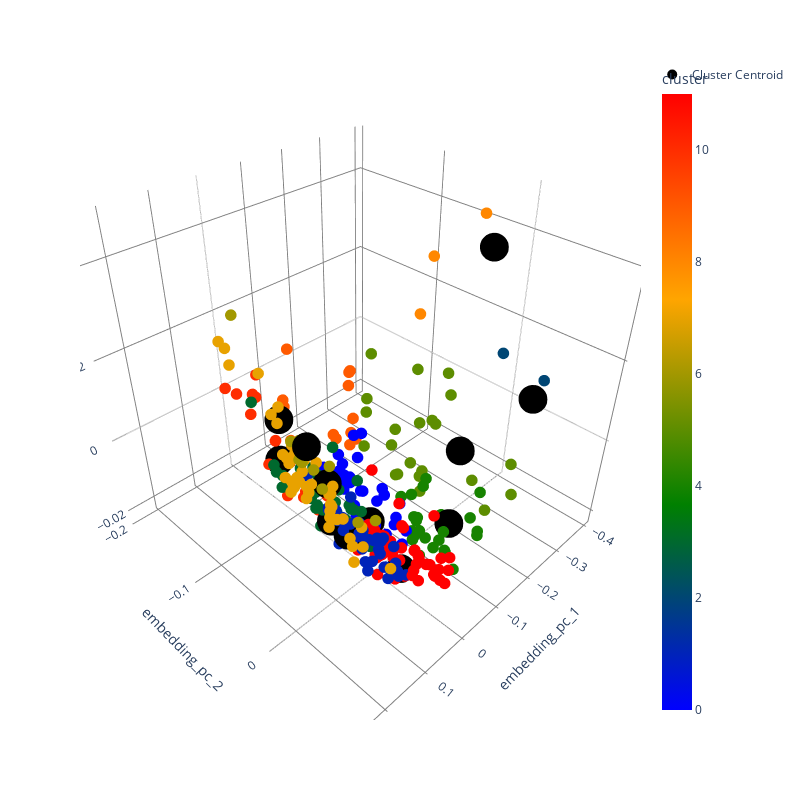

Notebook code for this chart:
### Code cell
fig = px.scatter_3d(test_df, x='embedding_pc_1', y='embedding_pc_2', z='embedding_pc_3',
              color='cluster', color_continuous_scale=["blue", "green", "orange", "red"])
# add color range

fig.update_traces(marker=dict(size=4))
fig.update_layout(
    width=800,  # Adjust width as needed
    height=800,  # Adjust height as needed
    scene=dict(
        xaxis=dict(gridcolor='grey', backgroundcolor='white'),
        yaxis=dict(gridcolor='grey', backgroundcolor='white'),
        zaxis=dict(gridcolor='grey', backgroundcolor='white'),
        bgcolor='white'
    ),
    paper_bgcolor='white',
    plot_bgcolor='white'
)

fig.add_scatter3d(x=train_df.iloc[centroid_indices_train]['embedding_pc_1'],
                  y=train_df.iloc[centroid_indices_train]['embedding_pc_2'],
                  z=train_df.iloc[centroid_indices_train]['embedding_pc_3'],
                  mode='markers', marker=dict(size=10, color='black'), name='Cluster Centroid')
# fig.write_image("embedding.svg", format='svg')
fig.show()

### Figure 1 — Plotly figure (JSON) as saved in the notebook; plotly's stock layout.template omitted (floating-point values rounded to 4 significant figures; data arrays with more than 128 entries replaced by an {"elided": "..."} marker saying what was removed)
{"data": [{"hovertemplate": "embedding_pc_1=%{x}<br>embedding_pc_2=%{y}<br>embedding_pc_3=%{z}<br>cluster=%{marker.color}<extra></extra>", "legendgroup": "", "marker": {"color": {"elided": "308 int values"}, "coloraxis": "coloraxis", "size": 4, "symbol": "circle"}, "mode": "markers", "name": "", "scene": "scene", "showlegend": false, "type": "scatter3d", "x": {"elided": "308 float values"}, "y": {"elided": "308 float values"}, "z": {"elided": "308 float values"}}, {"marker": {"color": "black", "size": 10}, "mode": "markers", "name": "Cluster Centroid", "type": "scatter3d", "x": [-0.04695, 0.104, -0.2997, 0.05894, -0.1337, -0.2217, 0.2287, 0.1537, -0.3888, -0.07149, 0.03608, 0.006814], "y": [-0.02514, 0.01704, 0.05225, -0.02396, 0.0323, 0.008627, 0.03992, 0.02017, -0.02998, -0.1609, -0.1011, 0.0339], "z": [-0.01673, -0.001742, 0.01119, -0.008427, -0.01422, -0.00343, 0.03038, 0.01488, 0.03467, -0.008341, -0.005061, -0.01577]}], "layout": {"coloraxis": {"colorbar": {"title": {"text": "cluster"}}, "colorscale": [[0, "blue"], [0.3333, "green"], [0.6667, "orange"], [1, "red"]]}, "height": 800, "legend": {"tracegroupgap": 0}, "margin": {"t": 60}, "paper_bgcolor": "white", "plot_bgcolor": "white", "scene": {"bgcolor": "white", "domain": {"x": [0, 1], "y": [0, 1]}, "xaxis": {"backgroundcolor": "white", "gridcolor": "grey", "title": {"text": "embedding_pc_1"}}, "yaxis": {"backgroundcolor": "white", "gridcolor": "grey", "title": {"text": "embedding_pc_2"}}, "zaxis": {"backgroundcolor": "white", "gridcolor": "grey", "title": {"text": "embedding_pc_3"}}}, "width": 800}}
